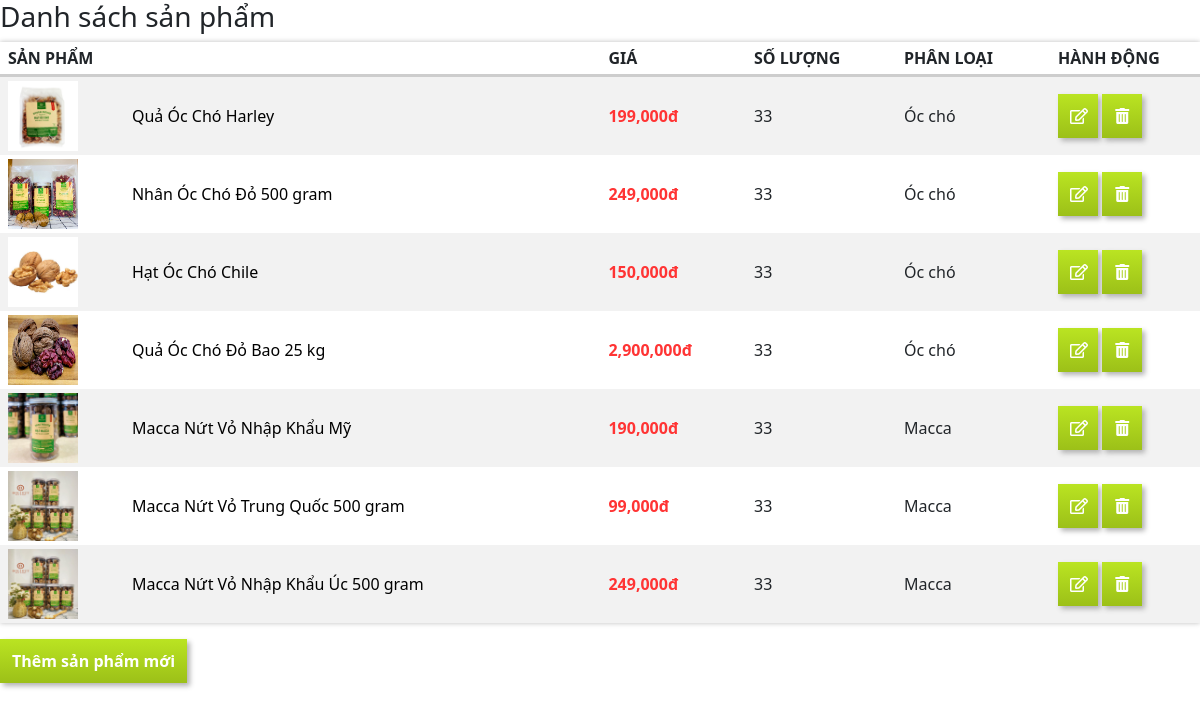
Screenshot of /admin/danhsachsanpham.php with the database file from the repository.
### tables this page shows
CREATE TABLE `sanpham` (
  `sanpham_ID` int(10) NOT NULL,
  `tenSP` varchar(255) NOT NULL,
  `giaSP` int(25) NOT NULL,
  `soLuongSP` int(10) NOT NULL,
  `maPhanLoai` varchar(20) NOT NULL,
  `anhSP` varchar(255) NOT NULL,
  `moTaSP` varchar(500) NOT NULL
);

### admin/danhsachsanpham.php (the view, shortened to what this page needs)
<!DOCTYPE html>
<?php
    require 'database.php';
    $sql="select * from sanpham";
    $result=$db->query($sql);
?>
<html lang="en">
<head>
    <link rel="stylesheet" href="iframe.css">
    <link rel="stylesheet" href="https://use.fontawesome.com/releases/v5.15.3/css/all.css">
    <link href="https://cdn.jsdelivr.net/npm/bootstrap@5.0.2/dist/css/bootstrap.min.css" rel="stylesheet">
</head>
<body>
    <h3>Danh sách sản phẩm</h3>
                <table border="1">
                    <tr>
                        <th colspan="2">Sản Phẩm</th>
                        <th>Giá</th>
                        <th>Số Lượng</th>
                        <th>Phân loại</th>
                        <th>Hành động</th>
                    </tr>
                    <?php
                        while($rs=$result->fetch()){
                    ?>
                    <tr>
                        <td class="table-anh"><img src="../img/<?php echo $rs['anhSP'];?>" alt=""></td>
                        <td class=""><a href=""><?php echo $rs['tenSP'];?></a></td>
                        <td class="table-gia"><?php echo number_format($rs['giaSP']);?>đ</td>
                        <td class="table-soluong"><?php echo $rs['soLuongSP'];?></td>
                        <td class=""><?php if($rs['maPhanLoai']=='occho'){
                            echo "Óc chó";}
                        else{
                            echo "Macca";
                        }
                            ;?></td>
                        <td class="table-xoa">
                            <a href="suasanpham.php?id=<?php echo $rs['sanpham_ID']; ?>"><button><i class="far fa-edit"></i></button></a>
                            <a onclick="return confirm('Bạn chắc chắn xóa?')" href="xoasanpham.php?id=<?php echo $rs['sanpham_ID']; ?>"><button><i class="fas fa-trash-alt"></i></button></a>
                        </td>
                    </tr>
                    <?php } ?>
                </table>
                        <a href="themmoisanpham.php"><button>Thêm sản phẩm mới</button></a>
</body>
</html>

### admin/iframe.css (style rules this page uses)
* { margin: 0; padding: 0; }
body { font-family: Arial, Helvetica, sans-serif; }
table { width: 90%; border: none; margin-bottom: 16px; width: 100%; box-shadow: 0 0 5px #bdbdbd; }
td, th { padding: 4px 0px 4px 8px; }
tr:nth-child(even) { background-color: #f2f2f2; }
table th { border-bottom: 3px solid #cdcdcd; text-transform: uppercase; }
td { border-bottom: 1px solid #cdcdcd; }
td a { color: black; text-decoration: none; }
.table-gia { color: rgb(255, 52, 52); font-weight: bold; }
.table-xoa { border: none; width: 150px; }
.table-xoa button { width: 40px; outline: none; }
.table-anh img { width: 70px; height: 70px; }
button { clear: both; margin-top: 20px; padding: 10px 12px; border-radius: 3px; background-image: linear-gradient(#bae422, #9cc018); box-shadow: 3px 3px 5px rgb(179, 179, 179); border: none; border-radius: 3px; color: white; font-weight: bold; }

### rows the page displays
sanpham: anhSP (picture), tenSP "Quả Óc Chó Harley", giaSP "199,000", soLuongSP "33", shows "Óc chó"
sanpham: anhSP (picture), tenSP "Nhân Óc Chó Đỏ 500 gram", giaSP "249,000", soLuongSP "33", shows "Óc chó"
sanpham: anhSP (picture), tenSP "Hạt Óc Chó Chile", giaSP "150,000", soLuongSP "33", shows "Óc chó"
sanpham: anhSP (picture), tenSP "Quả Óc Chó Đỏ Bao 25 kg", giaSP "2,900,000", soLuongSP "33", shows "Óc chó"
sanpham: anhSP (picture), tenSP "Macca Nứt Vỏ Nhập Khẩu Mỹ", giaSP "190,000", soLuongSP "33"
sanpham: anhSP (picture), tenSP "Macca Nứt Vỏ Trung Quốc 500 gram", giaSP "99,000", soLuongSP "33"
sanpham: anhSP (picture), tenSP "Macca Nứt Vỏ Nhập Khẩu Úc 500 gram", giaSP "249,000", soLuongSP "33"
